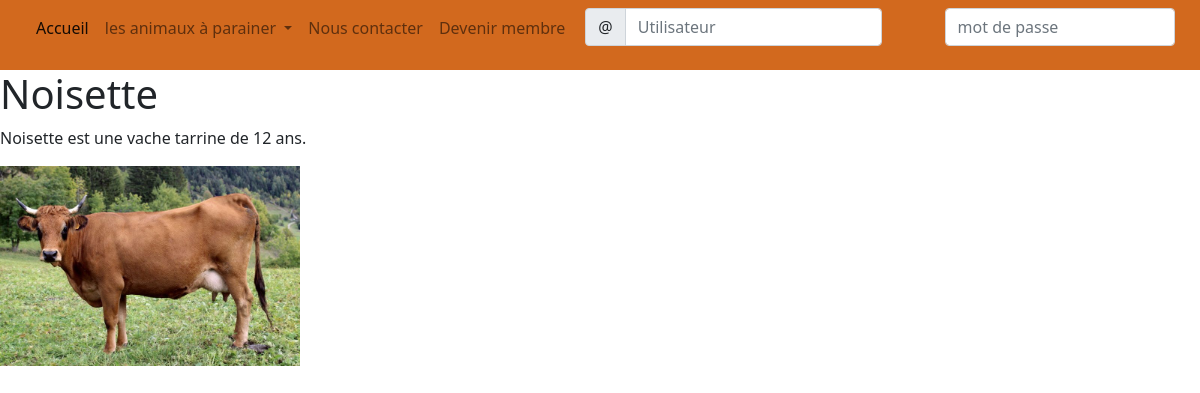
/app/php/vache.php?id=3, run on the app's committed database.
### tables this page shows
CREATE TABLE `vaches` (
  `Nom` varchar(20) NOT NULL,
  `Race` varchar(20) NOT NULL,
  `Age` int(2) NOT NULL,
  `Descriptif` varchar(200) NOT NULL,
  `Photo` varchar(40) DEFAULT NULL,
  `fk_Ferme` int(2) NOT NULL,
  `id_vache` int(4) NOT NULL
);

### app/php/vache.php (the view)
<?php
    require("../appel/header.php");
    require("../appel/db.php");
    $DB->exec("SET CHARACTER SET utf8");
    $id = $_GET['id'];
    $req = $DB->prepare("SELECT * FROM vaches WHERE id_vache= $id ");
    $result=$req->execute();
    $tab=$req->fetch();
?>
<h1><?php echo $tab['Nom'];?></h1>
<P>
    <?php echo $tab['Descriptif']; ?>
</P>
<img class="parrain" src="../images/<?PHP echo $tab["Photo"]; ?>" />

### app/css/style.css (style rules this page uses)
.parrain { width: 25vw !important; }

### data on the page
vaches: Nom "Noisette", Descriptif "Noisette est une vache tarrine de 12 ans.", Photo (picture)
